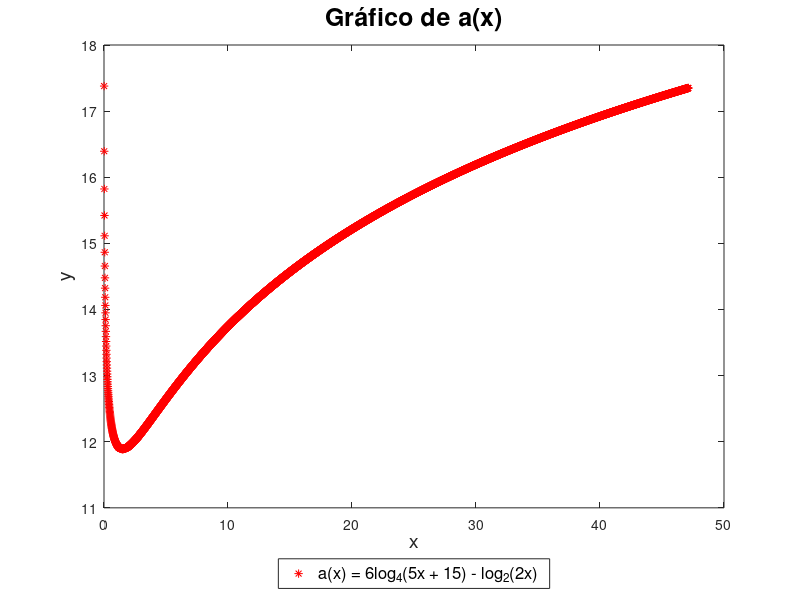
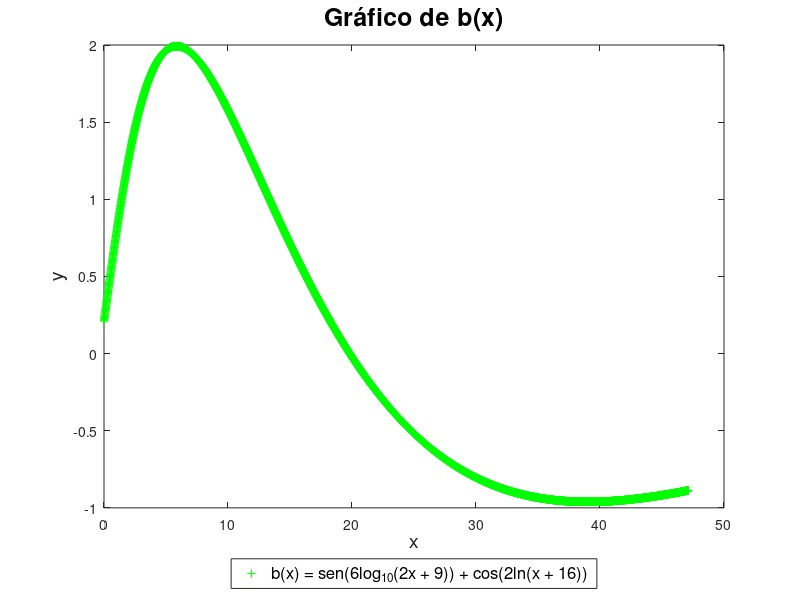
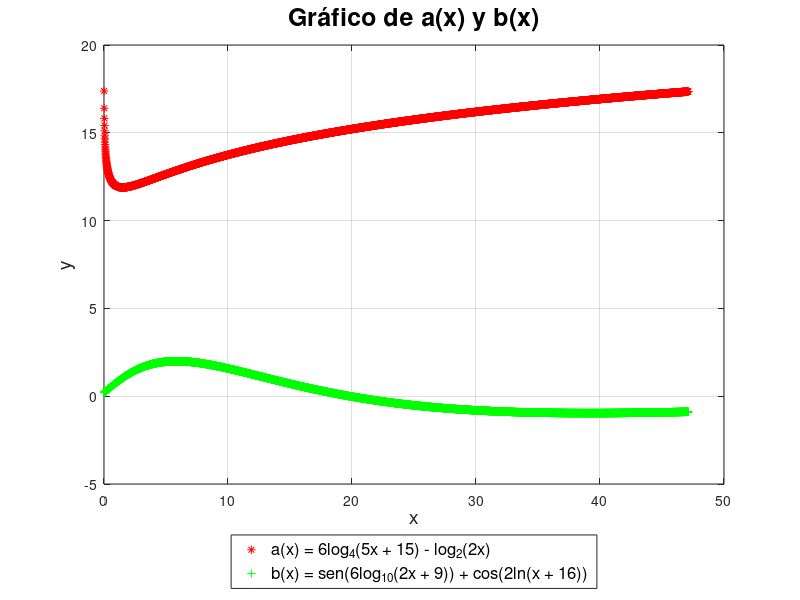
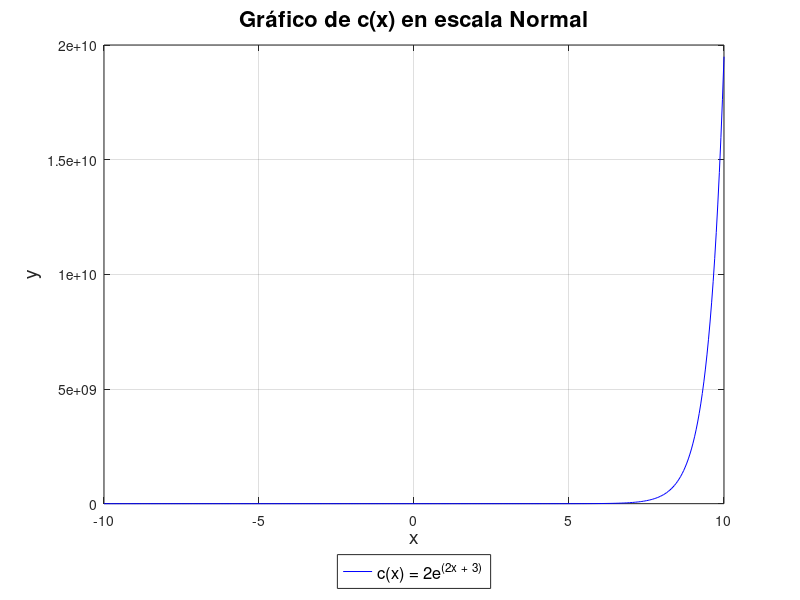

Here is the MATLAB script that generated these plots, in order:
%% Laboratorio 1 
% Felipe Gonzalez C. (19.360.650-4)
% Cristóbal Medrano A. (19.083.864-1)

close all

% Formato de salidas
format long

% Directorios:

% functions: Carpeta que contiene funciones del laboratorio.
addpath('./functions')

% Funcion que permite obtener el logaritmo de x con base c
log_base_c = @(x, c) log(x)/log(c);

% Funcion que permite obtener el logaritmo natural de x
log_n = @(x) log(x);

% Se definen las funciones del enunciado a, b y c.
a = @(x) 6 * log_base_c((5 * x + 15), 4) - log_base_c((2 * x), 2);
b = @(x) sin(6 * log_base_c((2 * x + 9), 10)) + cos(2 * log_n(x + 16));
c = @(x) 2 * exp(2 * x + 3);

% Se definen los dominios correspondientes.
domain_ab = 0:.01:(15 * pi);    % dominio de las funciones a y b.
domain_c = -10:.05:10;          % dominio de la funcion c.

% Se obtiene el recorrido de cada función a, b y c.
range_a  = a(domain_ab);
range_b  = b(domain_ab);
range_c  = c(domain_c);

% Se crean los gráficos de cada función (a y b)
figure1 = figure('Name', 'Función a(x)');
title_a = 'a(x) = 6log_4(5x + 15) - log_2(2x)';
grid on;
plot(domain_ab, range_a, 'r*');
title('Gráfico de a(x)', 'FontSize', 18);
ylabel('y', 'FontSize', 14);
xlabel('x', 'FontSize', 14);
legend(title_a, 'Location', 'southoutside', 'FontSize', 12);

figure2 = figure('Name', 'Función b(x)');
title_b = 'b(x) = sen(6log_1_0(2x + 9)) + cos(2ln(x + 16))';
grid on;
plot(domain_ab, range_b, 'g+');
title('Gráfico de b(x)', 'FontSize', 18);
ylabel('y', 'FontSize', 14);
xlabel('x', 'FontSize', 14);
legend(title_b, 'Location', 'southoutside', 'FontSize', 12);

% Se crea el gráfico de a y b en conjunto
figure3 = figure('Name', 'Función a(x) y b(x)');
plot(domain_ab, range_a, 'r*', domain_ab, range_b, 'g+');
grid on;
title('Gráfico de a(x) y b(x)', 'FontSize', 18);
ylabel('y', 'FontSize', 14);
xlabel('x', 'FontSize', 14);
legend(title_a, title_b, 'Location', 'southoutside', 'FontSize', 12);

% Se crean los gráficos para la funcion c.
figure4 = figure('Name', 'Función c(x)');
title_c = 'c(x) = 2e^(^2^x ^+ ^3^)';
plot(domain_c, range_c, 'b-');
grid on;
title('Gráfico de c(x) en escala Normal', 'FontSize', 16);
ylabel('y', 'FontSize', 14);
xlabel('x', 'FontSize', 14);
legend(title_c, 'Location', 'southoutside', 'FontSize', 12);

figure5 = figure('Name', 'Función c(x) - Logarítmica');
semilogy(domain_c, range_c, 'b-');
grid on;
title('Gráfico de c(x) en escala Logarítmica', 'FontSize', 16);
ylabel('y', 'FontSize', 14);
xlabel('x', 'FontSize', 14);
legend(title_c, 'Location', 'southoutside', 'FontSize', 12);

